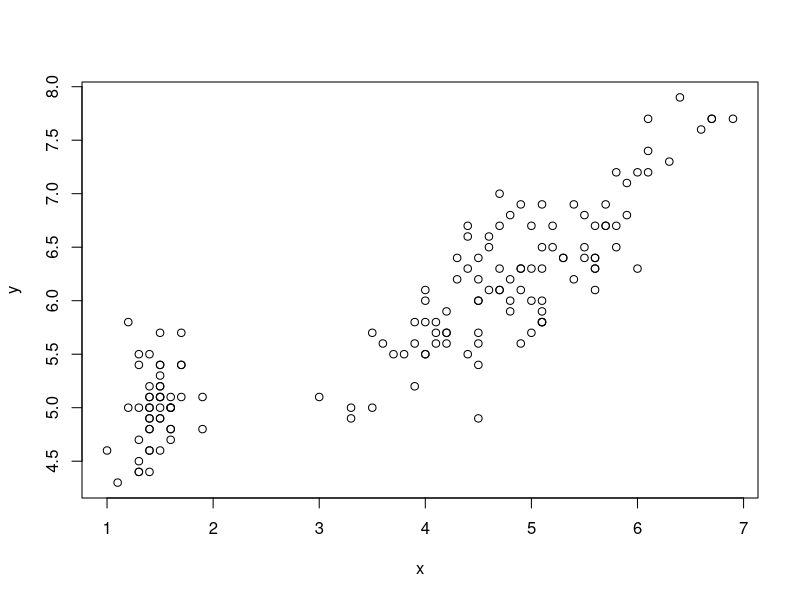
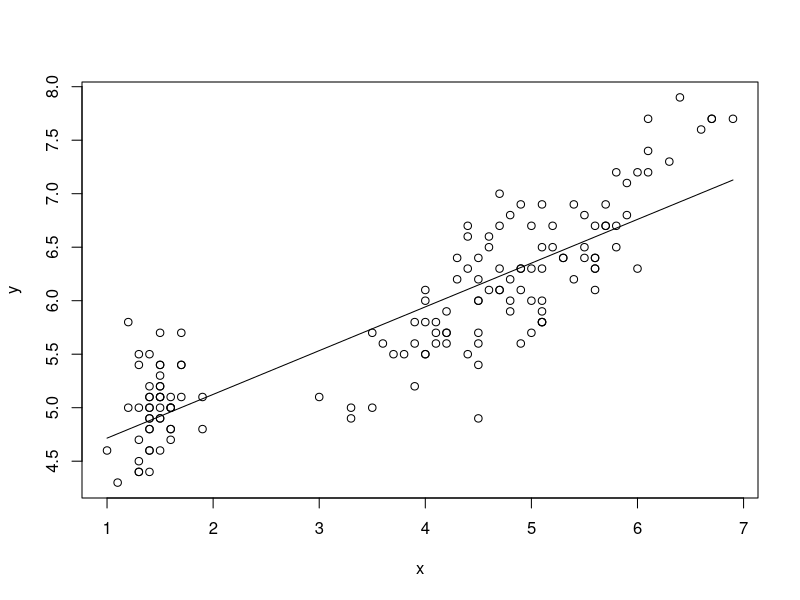

The R script that drew these images, in order:
#Codigo para problema 2

mis_dades<- iris
mis_dades

x<-mis_dades$Petal.Length
y<-mis_dades$Sepal.Length
plot(x,y)


x_bar=mean(x)
y_bar=mean(y)
m<-sum((x-x_bar)*(y-y_bar))/sum((x-x_bar)^2)
b<- y_bar-m*x_bar
m*1.5+b

x_pred<-x
y_pred<- m*x_pred+b

plot(x,y)
lines(x_pred,y_pred)

r2<-sum((y_pred-y_bar)^2)/sum((y-y_bar)^2) # coeficient de determinacio
r<-sqrt(r2) # coeficient de correlacio

mod<-lm(y~x)#es posa primer eix y i despres eix x
cor.test(x,y)# coeficient de determinacio r= arrel(r^2)
summary(mod)
y_pred2<-predict(mod,data.frame(x=1.5))
